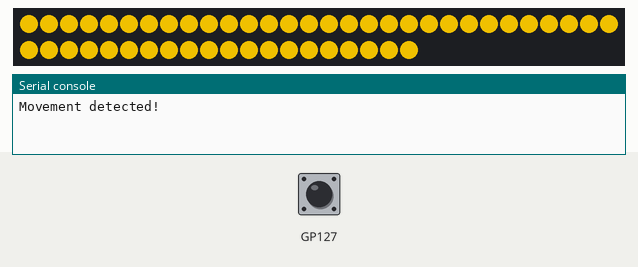
Recording of a program running on a simulated Raspberry Pi Pico running MicroPython. Shown: 50 RGB LEDs in strip order, left to right, continuing on the next row, the last lines printed to the serial console. The test bench sets the inputs (shaded band); at power-on: GP127 HIGH. Random numbers come from a fixed seed.

Above: at 0.7 s.
At 5.4 s:
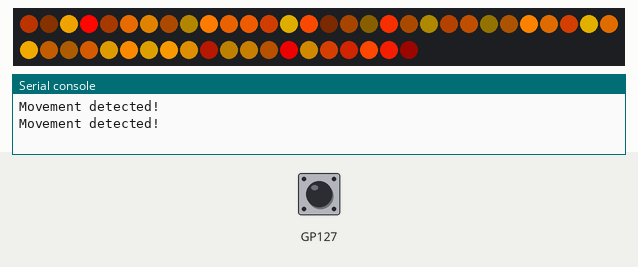
5.5 s: GP127 pulled LOW for 0.15 s
At 7.1 s:
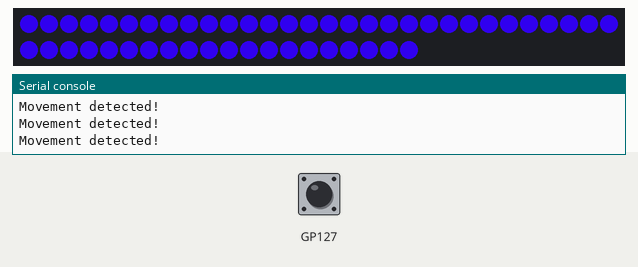
At 10.13 s:
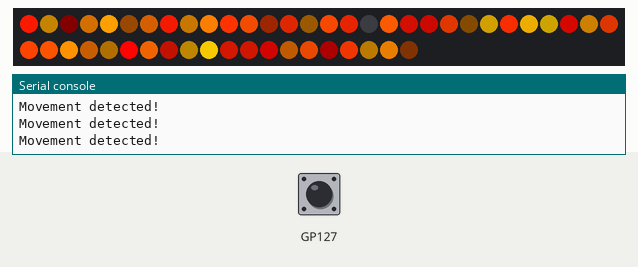

The program:

pir.py
```python
import time
from random import choice, random, uniform

import machine

import plasma

"""
This example uses a PIR sensor to trigger some spooky effects.
We connected ours up to our QW/ST connector.
"""

# Set how many LEDs you have
NUM_LEDS = 50

BRIGHTNESS = 0.8

HUE = 0.8

# randomly pick a different colour every time an effect fires
RANDOM = True


def spooky_flash():
    for i in range(NUM_LEDS):
        led_strip.set_hsv(i, HUE, 1.0, BRIGHTNESS / 2)
    time.sleep(0.1)
    for i in range(NUM_LEDS):
        led_strip.set_hsv(i, HUE, 1.0, 0.0)
    time.sleep(0.1)
    for i in range(NUM_LEDS):
        led_strip.set_hsv(i, HUE, 1.0, BRIGHTNESS / 2)
    time.sleep(0.1)
    for i in range(NUM_LEDS):
        led_strip.set_hsv(i, HUE, 1.0, 0.0)
    time.sleep(0.1)
    for i in range(NUM_LEDS):
        led_strip.set_hsv(i, HUE, 1.0, BRIGHTNESS / 2)
    time.sleep(0.1)
    for i in range(NUM_LEDS):
        led_strip.set_hsv(i, HUE, 1.0, 0.0)
    time.sleep(0.1)
    for i in range(NUM_LEDS):
        led_strip.set_hsv(i, HUE, 1.0, BRIGHTNESS)
    time.sleep(3)
    for i in range(NUM_LEDS):
        led_strip.set_hsv(i, HUE, 1.0, BRIGHTNESS / 2)
    time.sleep(0.1)
    for i in range(NUM_LEDS):
        led_strip.set_hsv(i, HUE, 1.0, 0.0)
    time.sleep(0.1)
    # uncomment next line to increase tension
    # time.sleep(randrange(0, 15))


def fire():
    while pir.value() == 1:
        # fire effect! Random red/orange hue, full saturation, random brightness
        for i in range(NUM_LEDS):
            led_strip.set_hsv(i, uniform(0.0, 50 / 360), 1.0, random())
        time.sleep(0.1)


def all_on():
    while pir.value == 1:
        # light up a solid colour while movement is detected
        for i in range(NUM_LEDS):
            led_strip.set_hsv(i, HUE, 1.0, BRIGHTNESS)
        time.sleep(0.1)


# set up the hardware
# WS2812 / NeoPixel™ LEDs
led_strip = plasma.WS2812(NUM_LEDS, color_order=plasma.COLOR_ORDER_RGB)

# the pin the signal line of our PIR sensor is connected to
# if you're using one of our qw/st > DuPont cables the blue wire is SDA (GP4) and the yellow wire is SCL (GP5)
pir = machine.Pin("PLASMA_SCL", machine.Pin.IN, machine.Pin.PULL_UP)

# Start updating the LED strip
led_strip.start()

while True:
    # on movement
    if pir.value() == 1:
        print("Movement detected!")
        # pick a random colour
        if RANDOM is True:
            HUE = random()

        # pick a random effect
        effects = [spooky_flash, fire, all_on]
        choice(effects)()

        # if you want a specific effect, comment the lines above and uncomment one of these:
        # spooky_flash()
        # fire()
        # all_on()

    else:
        for i in range(NUM_LEDS):
            led_strip.set_hsv(i, 1.0, 1.0, 0.0)
        time.sleep(0.1)
```
